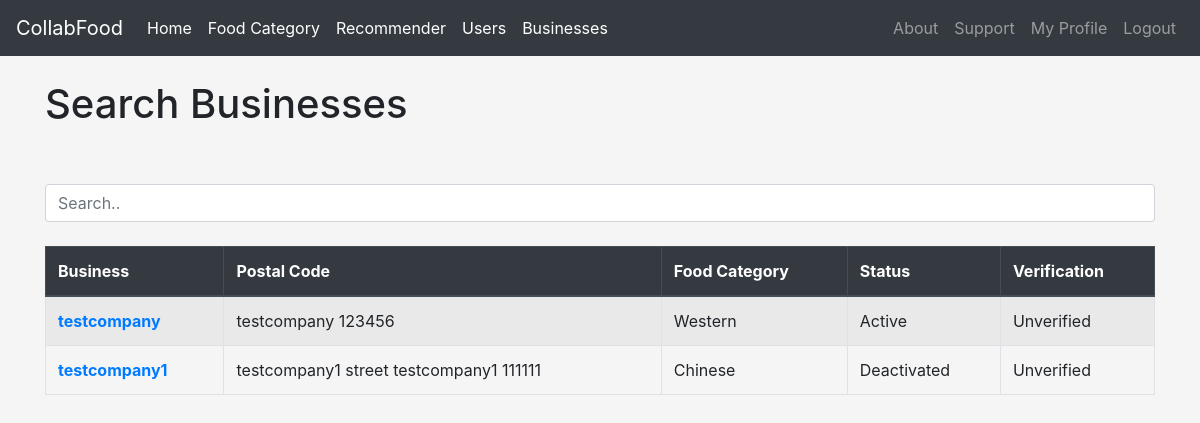
Page /searchbusinesses (signed in) on the earlier database version.
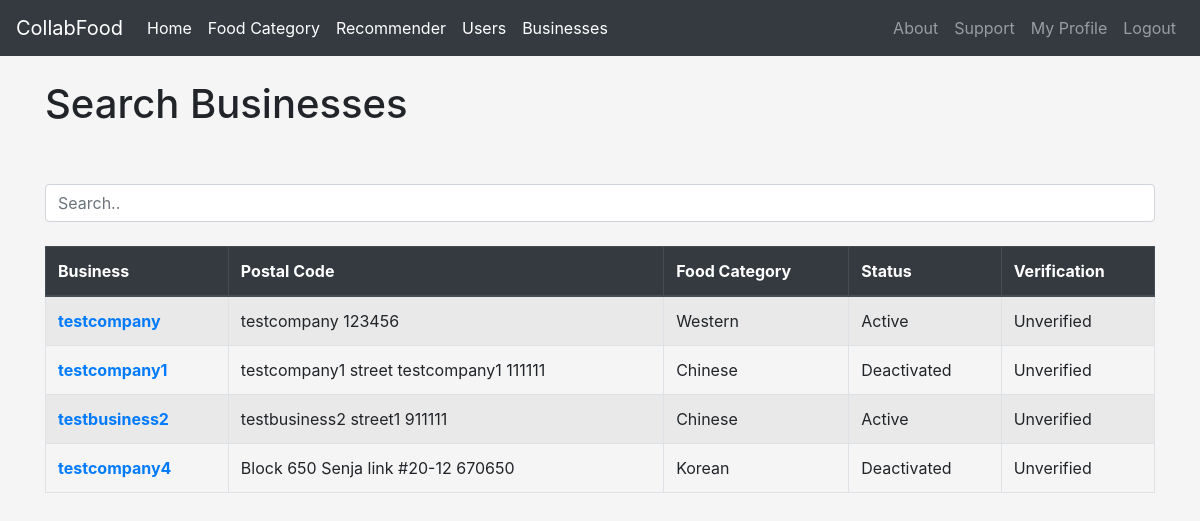
Same page on the later database version.
### Homepage/models.py (models this page shows, shortened)
class BusinessProfile(models.Model):
	user = models.ForeignKey(User, on_delete=models.CASCADE)
	companyName = models.CharField(max_length=50)
	uen = models.CharField(max_length=10)
	phone = models.CharField(max_length=8)
	address = models.CharField(max_length=100)
	postalCode = models.CharField(max_length=6)
	foodCategory = models.ForeignKey(FoodCategory, on_delete=models.CASCADE, related_name='business_food_category')
	isVerified = models.BooleanField(default=False)

class FoodCategory(models.Model):
	categoryName = models.CharField(max_length=30)
	adminID = models.IntegerField()

### Homepage/views.py (the view)
# urls.py: path('searchbusinesses',views.search_businesses,name='searchbusinesses'),
@login_required
def search_businesses(request):
	user_type = UserType.objects.get(user=request.user)
	if user_type.userType in ['user','business']:
		businesses = BusinessProfile.objects.filter(user__is_active=True)
	else:
		businesses = BusinessProfile.objects.all()
	context = {'user_type': user_type, 'businesses':businesses}
	return render(request, 'searchbusinesses.html', context)

### Homepage/templates/searchbusinesses.html (shortened to what this page needs)
{% extends 'base.html' %}
{% block content %}
<h1>Search Businesses</h1>
<br>
<br>
<input class="form-control" id="searchCategory" type="text" placeholder="Search..">
<br>
<table class="table table-striped table-bordered table-hover">
  <thead class="thead-dark">
    <tr>
      <th scope="col">Business</th>
      <th scope="col">Postal Code</th>
      <th scope="col">Food Category</th>
      {% if user_type.userType == 'admin' %}
        <th scope="col">Status</th>
        <th scope="col">Verification</th>
      {%endif%}
    </tr>
  </thead>
  <tbody id="Category">
  	{% if businesses %}
  		{% for item in businesses%}
  			<tr>
        <th scope="row"><a href="{% url 'viewbusinessprofile' item.user.id %}">{{ item.companyName }}</a></th>
  			<td>{{item.address}} {{item.postalCode}}</td>
  			<td>{{item.foodCategory.categoryName}}</td>
        {% if user_type.userType == 'admin' %}
          {% if item.user.is_active %}
            <td>Active</td>
          {% else %}
            <td>Deactivated</td>
          {% endif %}
          {% if item.isVerified %}
            <td>Verified</td>
          {% else %}
            <td>Unverified</td>
          {% endif %}
        {%endif%}
  			</tr>
  		{% endfor %}
  	{% endif %}
  </tbody>
</table>
{% endblock %}

### Homepage/templates/base.html (shortened to what this page needs)
<!doctype html>
<html lang="en">
  <head>
    <link rel="stylesheet" href="https://cdn.jsdelivr.net/npm/bootstrap@4.6.2/dist/css/bootstrap.min.css">
	<link rel="stylesheet" href="https://cdnjs.cloudflare.com/ajax/libs/font-awesome/6.1.0/css/all.min.css">
	<link rel="stylesheet" href="https://cdn.jsdelivr.net/npm/jquery-bar-rating@1.2.2/dist/themes/fontawesome-stars.css">
  </head>
  <body style="background-color: #f5f5f5;">
  	<nav class="navbar sticky-top navbar-expand-lg navbar-dark bg-dark">
	  <a class="navbar-brand" href="{% url 'landing' %}">CollabFood</a>
	  <div class="collapse navbar-collapse" id="navbarSupportedContent">
	    <ul class="navbar-nav mr-auto">
	      {% if user.is_authenticated %}
					{% if user_type.userType == 'admin' %}
		      <li class="nav-item active">
					  <a class="nav-link" href="{% url 'adminhome' %}">Home <span class="sr-only">(current)</span></a>
					</li>
					<li class="nav-item active">
					    <a class="nav-link" href="{% url 'foodcategory' %}">Food Category <span class="sr-only">(current)</span></a>
				  </li>
				  <li class="nav-item active">
					  <a class="nav-link" href="{% url 'recommenderpage' %}">Recommender <span class="sr-only">(current)</span></a>
					</li>
					<li class="nav-item active">
					  <a class="nav-link" href="{% url 'searchusers' %}">Users <span class="sr-only">(current)</span></a>
					</li>
					<li class="nav-item active">
					    <a class="nav-link" href="{% url 'searchbusinesses' %}">Businesses <span class="sr-only">(current)</span></a>
				  	</li>
					{% endif %}
	      {% endif %}
	    </ul>
	    <ul class="navbar-nav ml-auto">
	    	<li class="nav-item">
	        <a class="nav-link" href="{% url 'about' %}">About <span class="sr-only">(current)</span></a>
	      </li>
	    	<li class="nav-item">
        	<a class="nav-link" href="{% url 'customersupport' %}">Support <span class="sr-only">(current)</span></a>
	      </li>
	    	{% if user.is_authenticated %}
	    		<li class="nav-item">
					  <a class="nav-link" href="{% url 'profile' %}">My Profile <span class="sr-only">(current)</span></a>
					</li>
		      <li class="nav-item">
	        	<a class="nav-link" href="{% url 'logout' %}">Logout <span class="sr-only">(current)</span></a>
		      </li>
	    	{% endif %}
	    </ul>
	  </div>
	</nav>
	<div class="container">
		<br>
		{% block content %}
		{% endblock %}
	</div>
  </body>
</html>

Differences in the rows shown:
added BusinessProfile: companyName "testbusiness2", address "testbusiness2 street1", postalCode "911111", foodCategory.categoryName "Chinese", shows "Active", isVerified "Unverified"
added BusinessProfile: companyName "testcompany4", address "Block 650 Senja link #20-12", postalCode "670650", foodCategory.categoryName "Korean", shows "Deactivated", isVerified "Unverified"
